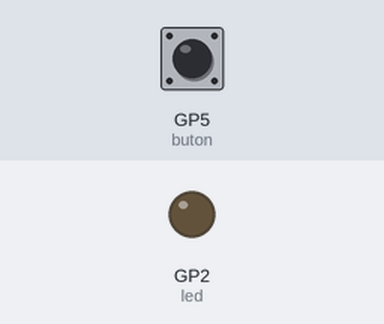
A program run on a simulated Raspberry Pi Pico running MicroPython. Parts: output pins drawn as LEDs (lit = HIGH). The inputs (shaded band) are chosen by the test bench; at power-on: GP5 (buton) LOW.

Above: at 1.2 s.
1.3 s: GP5 (buton) pulled HIGH for 0.15 s
At 1.7 s:
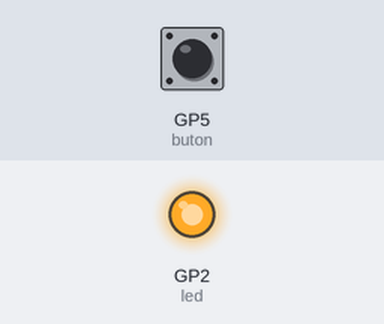
2.9 s: GP5 (buton) pulled HIGH for 1 s
At 4.4 s:
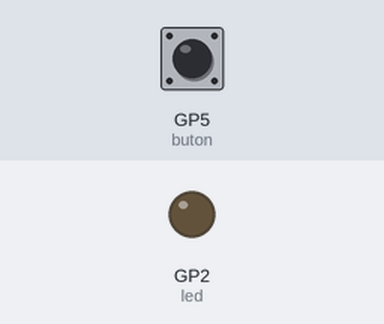
5.4 s: GP5 (buton) pulled HIGH for 3.2 s
At 6.0 s:
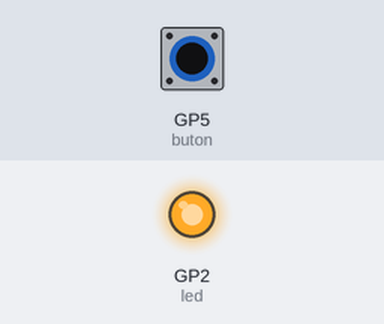
Timing chart, 0 to 8.9 s (numbered marks = the images above; inputs shaded):
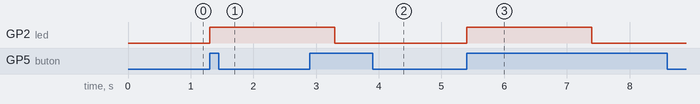

Measured:
- after the input at 1.3 s, GP2 (led): LOW → HIGH at once
- after the input at 2.9 s, GP2 (led): HIGH → LOW after 0.40 s
- after the input at 5.4 s, GP2 (led): LOW → HIGH at once, → LOW 2.0 s later

The program:

05_buttonileLEDinDurumunuDegistirme.py
```python
#buton ile LED Durum Değiştirme#                     #// butona tıklandığında LEDin durumunu(Açık-Kapalı) değiştiren uygulamadır. //#

from machine import Pin
import utime

buton = Pin(5, Pin.IN, Pin.PULL_DOWN)
led = Pin(2, Pin.OUT)

while True:
     if buton.value() == 1:
          led.toggle()
          utime.sleep(2)
```
